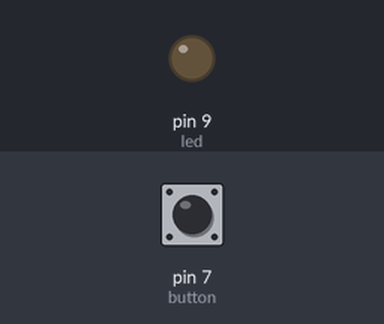
A sketch run on a simulated Arduino Uno, built with avr-gcc and run on an emulated ATmega328P. Shown: output pins drawn as LEDs (lit = HIGH). Dashed ring = blinking. The inputs (shaded band) are chosen by the test bench; at power-on: pin 7 (button) LOW.

Above: at 1.2 s.
1.3 s: pin 7 (button) pulled HIGH for 0.15 s
At 1.4 s:
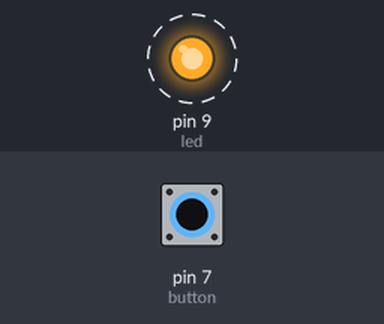
4.3 s: pin 7 (button) pulled HIGH for 3.2 s
At 8.7 s:
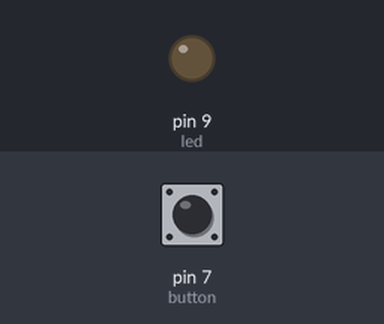
Timing chart, 0 to 10.2 s (numbered marks = the images above; inputs shaded):
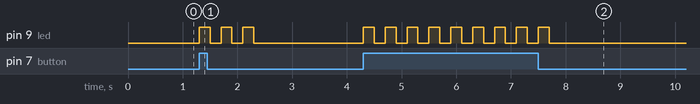

The sketch:

NYERO_BUTTON_1.ino
```cpp
int led =9;
int button = 7;
int buttonState;
void setup() {
 pinMode(led,OUTPUT);
 pinMode(button,INPUT);
 // put your setup code here, to run once:

}

void loop() {
  buttonState=digitalRead(button);
  if (buttonState==HIGH){
    for(int x=0; x<3;x++){
      flash();
    }
  }else {
    digitalWrite(led,LOW);
  }
}

 void flash(){
  digitalWrite(led,HIGH);
  delay(200);
  digitalWrite(led,LOW);
  delay(200);
 }
```

Measured:
- after the input at 1.3 s, pin 9 (led): alternates HIGH for 0.20 s and LOW for 0.20 s, 6 changes in all, then stays LOW, starting at once
- after the input at 4.3 s, pin 9 (led): alternates HIGH for 0.20 s and LOW for 0.20 s, 18 changes in all, then stays LOW, starting at once
